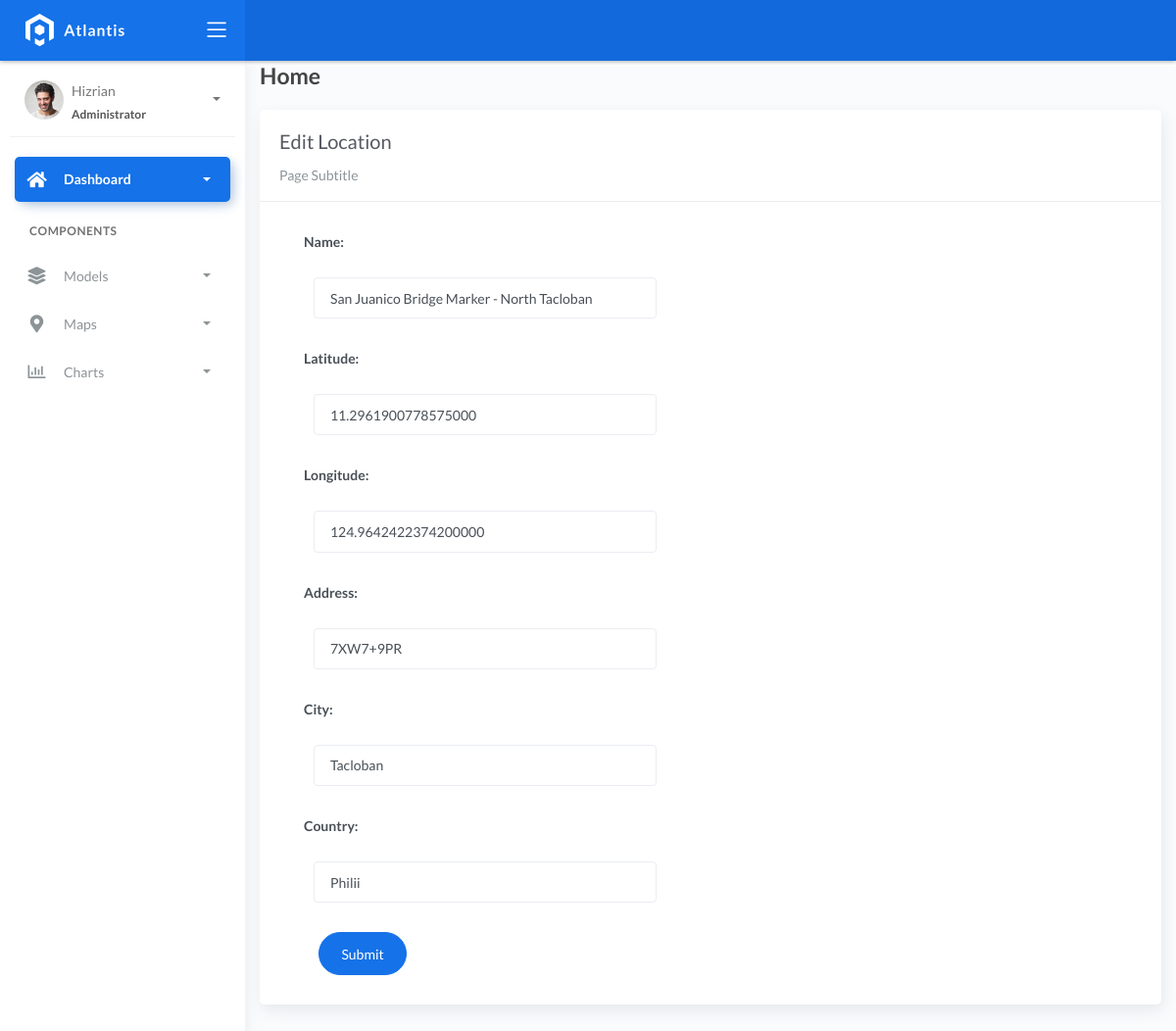
The page /locations/update/3/ on the database as committed earlier.
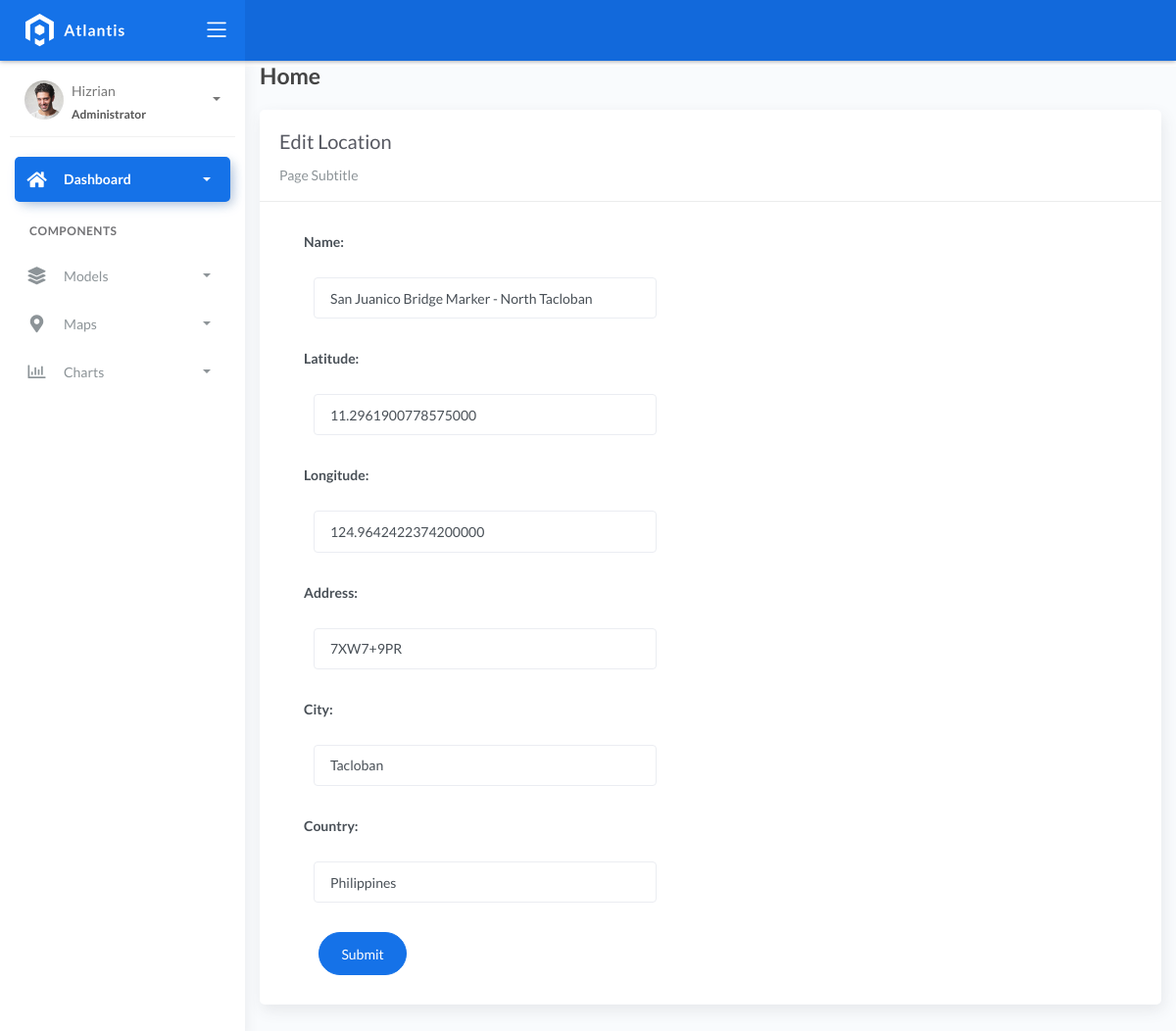
The same page on the database as committed later.
### fire/models.py (models this page shows)
class BaseModel(models.Model):
    created_at = models.DateTimeField(auto_now_add=True, db_index=True)
    updated_at = models.DateTimeField(auto_now=True)
    class Meta:
        abstract = True

class Locations(BaseModel):
    name = models.CharField(max_length=150)
    latitude = models.DecimalField(
        max_digits=22, decimal_places=16, null=True, blank=True)
    longitude = models.DecimalField(
        max_digits=22, decimal_places=16, null=True, blank=True)
    address = models.CharField(max_length=150)
    city = models.CharField(max_length=150)  # can be in separate table
    country = models.CharField(max_length=150)  # can be in separate table

### fire/views.py (the view, shortened to what this page needs)
# urls.py: path('locations/update/<pk>/', views.LocationsUpdateView.as_view(), name='locations_update'),
class LocationsUpdateView(UpdateView):
    model = Locations
    form_class = LocationsForm
    template_name = "locations/update.html"
    success_url = reverse_lazy('locations_list')

### fire/forms.py
class LocationsForm(ModelForm):
    class Meta:
        model = Locations
        fields = "__all__"

### templates/locations/update.html (shortened to what this page needs)
{% extends 'base.html' %} {% load static %} {% block content %}
<div class="content">
    <div class="container-fluid">
        <h4 class="page-title">Home</h4>
        <div class="row">
            <div class="col-md-12">
                <div class="card">
                    <div class="card-header">
                        <div class="card-title">Edit Location</div>
                        <div class="card-category">Page Subtitle</div>
                    </div>
                    <div class="col-md-6">
                        <div class="card-body">
                            <form class="" action="" method="post" novalidate>
                                {% include 'includes/form.html' %}
                                <div class="form-group">
                                    <div class="col-md-12 col-sm-3">
                                        <button type="submit" class="btn btn-primary btn-rounded">Submit</button>
                                    </div>
                                </div>
                            </form>
                        </div>
                    </div>
                </div>
            </div>
        </div>
    </div>
</div>
{% endblock %}

### templates/includes/form.html (shortened to what this page needs)
{% load widget_tweaks %}
{% for field in form %}
<div class="field item form-group">
    <label>{{ field.label_tag }}</label>
    <div class="form-group">
        {% render_field field class="form-control" %}
    </div>
</div>
{% endfor %}

Rows that differ between the two databases and show on the page:
changed Locations "San Juanico Bridge Marker - North Tacloban": country "Philii" → "Philippines"
